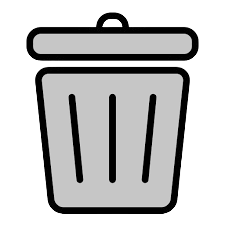
#> input picture CapStone/CapStone/trashcan.png, 225 x 225 px
$ python 'Capstone GUI.py'
#> lines starting #> are read from the running program, lines starting #| are printed output that depends on the picture
from guizero import App, Text, PushButton, Picture, Window, Box, TextBox
from PIL import Image
import shutil
import os
from tkinter import filedialog
# loadining in images
trashcanPNG = Image.open("trashcan.png")
#> trashcanPNG is the input picture: PIL image 225x225 RGBA; mean R, G, B, A 79.3, 79.3, 79.3, 138.3
plusPNG = Image.open("plus.png")
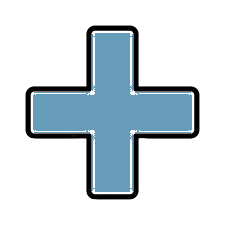
#> input picture CapStone/CapStone/plus.png, 225 x 225 px
#> plusPNG is the input picture: PIL image 225x225 RGBA; mean R, G, B, A 31.7, 43.1, 49.4, 78.7
secPNG = Image.open("securitySettings.png")
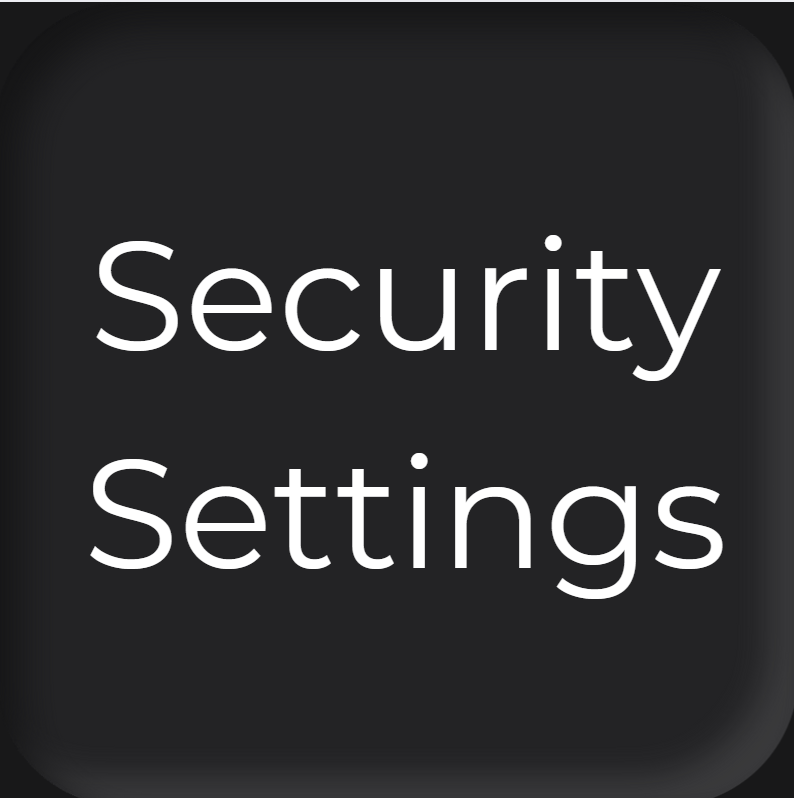
#> input picture CapStone/CapStone/securitySettings.png, 794 x 798 px
#> secPNG is the input picture: PIL image 794x798 RGBA; mean R, G, B, A 47.8, 47.8, 49.6, 255
cancelPNG = Image.open("cancel.png")
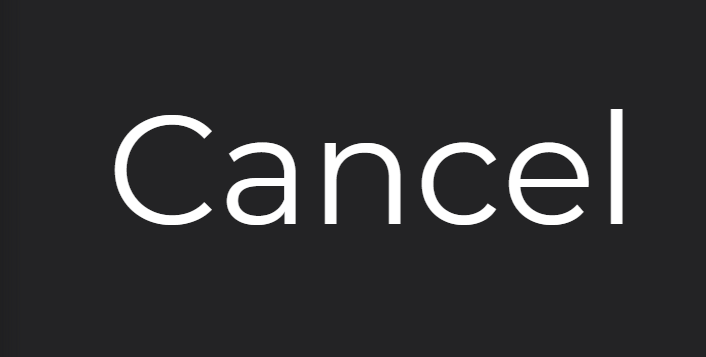
#> input picture CapStone/CapStone/cancel.png, 706 x 357 px
#> cancelPNG is the input picture: PIL image 706x357 RGBA; mean R, G, B, A 46.6, 46.6, 48.5, 255
renamePNG = Image.open("rename.png")
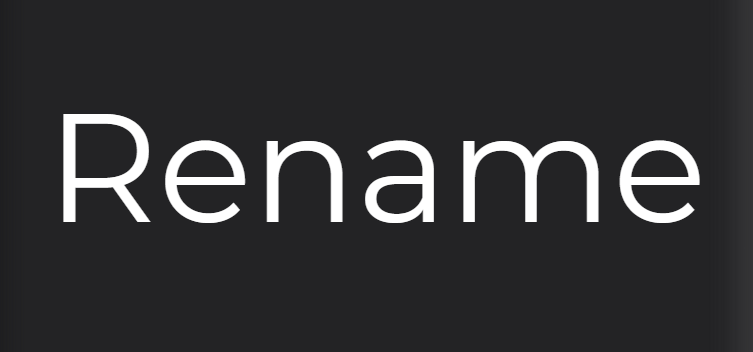
#> input picture CapStone/CapStone/rename.png, 753 x 352 px
#> renamePNG is the input picture: PIL image 753x352 RGBA; mean R, G, B, A 49.8, 49.8, 51.7, 255
deletePNG = Image.open("delete.png")
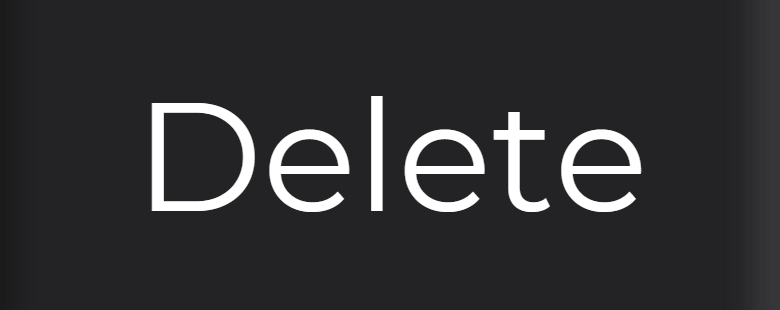
#> input picture CapStone/CapStone/delete.png, 780 x 310 px
#> deletePNG is the input picture: PIL image 780x310 RGBA; mean R, G, B, A 48.8, 48.8, 50.7, 255
# image sizes
iconsize = (140,140)
facesize = (175,175)
windowButtonSize = (80,80)
# image resizing
trashcanIcon = trashcanPNG.resize(iconsize)
plusIcon = plusPNG.resize(iconsize)
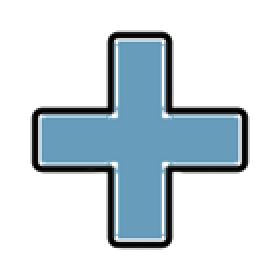
#> plusIcon: PIL image 140x140 RGBA (shown 2 times larger); mean R, G, B, A 32.6, 43.9, 50.2, 78.7; transparent parts drawn white
secIcon = secPNG.resize(iconsize)
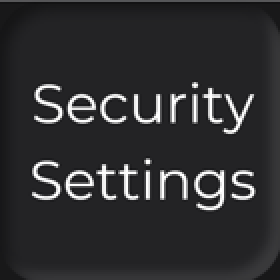
#> secIcon: PIL image 140x140 RGBA (shown 2 times larger); mean R, G, B, A 47.4, 47.4, 49.2, 255
#> (the run stopped early here; a loop or call above may not have finished)
